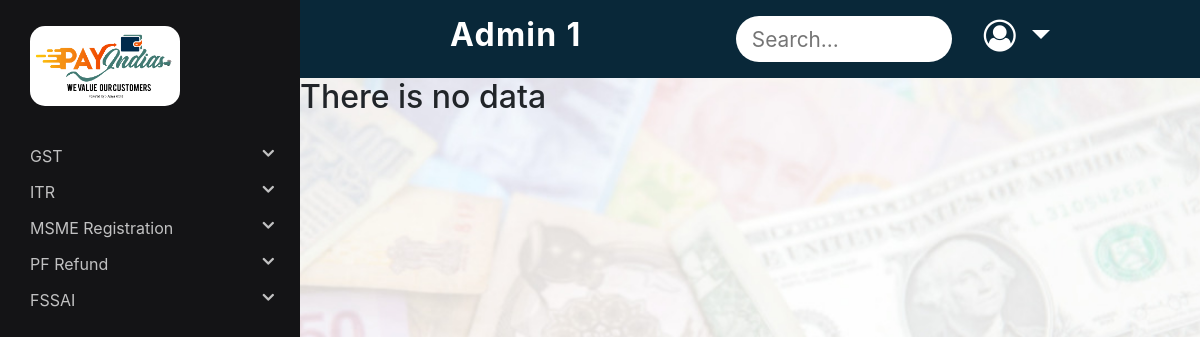
/Admin/fssaiPending.php (signed in), run on an earlier commit of the app's database.
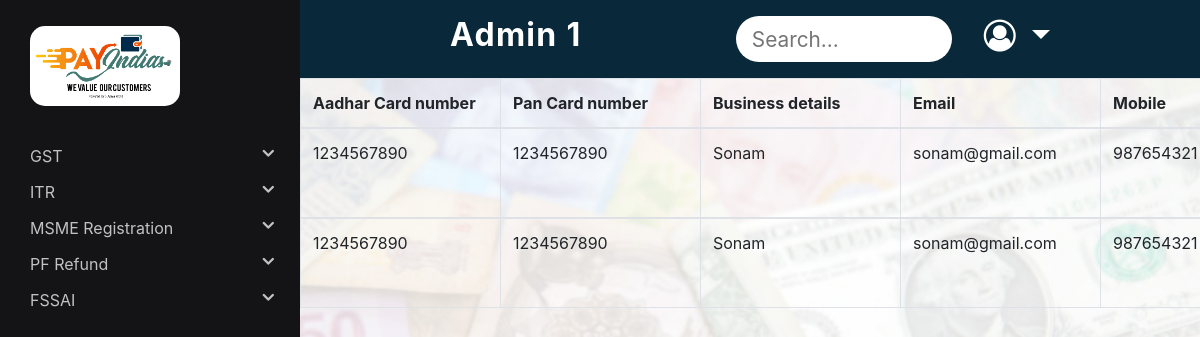
And on a later commit of the database.
### tables this page shows
CREATE TABLE `fssai` (
  `id` int(11) NOT NULL,
  `aadhar_no` int(12) NOT NULL,
  `pan_card_no` int(10) NOT NULL,
  `business_detail` varchar(255) NOT NULL,
  `email` varchar(100) NOT NULL,
  `mobile_number` int(12) NOT NULL,
  `photo_name` varchar(50) NOT NULL,
  `noc` varchar(50) NOT NULL,
  `address_proof` varchar(50) NOT NULL,
  `other_document` varchar(50) NOT NULL,
  `comments` varchar(255) NOT NULL,
  `status` varchar(20) NOT NULL DEFAULT 'false'
);

### Admin/fssaiPending.php (the view, shortened to what this page needs)
<?php
$conn = mysqli_connect('localhost', 'root', '', 'payindia');
$sql = "SELECT * FROM fssai where status='false'";
$result = mysqli_query($conn, $sql);
$ans = mysqli_fetch_all($result, MYSQLI_ASSOC);
?>
<!DOCTYPE html>
<html lang="en">
<head>
	<link rel="stylesheet" href="https://cdnjs.cloudflare.com/ajax/libs/font-awesome/4.7.0/css/font-awesome.min.css">
	<link rel="stylesheet" href="https://maxcdn.bootstrapcdn.com/bootstrap/4.5.2/css/bootstrap.min.css">
	<link rel="stylesheet" type="text/css" href="../Distributor/style.css">
</head>
<body>
	<?php include("sidenav.php"); ?>
	<?php include("navbar.php"); ?>
	<div class="col-12 padding-sidenav pr-md-0 main-index">
		<div class="table-responsive">
			<?php if (sizeof($ans) > 0) { ?>
				<table class="table table-bordered" id="datatable">
					<thead>
						<tr>
							<th scope="col">Aadhar Card number</th>
							<th scope="col">Pan Card number</th>
							<th scope="col">Business details</th>
							<th scope="col">Email</th>
							<th scope="col">Mobile</th>
						</tr>
					</thead>
					<?php
					for ($x = 0; $x < sizeof($ans); $x++) {
					?>
						<tbody>
							<tr>
								<td>
									<p><?php echo $ans[$x]['aadhar_no']; ?></p>
								</td>
								<td>
									<p><?php echo $ans[$x]['pan_card_no']; ?></p>
								</td>
								<td>
									<p><?php echo $ans[$x]['business_detail']; ?></p>
								</td>
								<td>
									<p><?php echo $ans[$x]['email']; ?></p>
								</td>
								<td>
									<p><?php echo $ans[$x]['mobile_number']; ?></p>
								</td>
							</tr>
					<?php
					}
				} else {
					echo "<h2>There is no data</h2>";
				}
					?>
						</tbody>
				</table>
		</div>
	</div>
</body>
</html>

### Admin/sidenav.php (shortened to what this page needs)
<div class="container-fluid mb-5">
    <div class="row">
        <div class="col-md-3 d-none d-md-flex sidenav-index">
            <div class="sidenav">
                <a href="admin1.php" class="nav-brand"> <img class="navimg" src="../shared/images/1.png"></a>
                <div class="accordian">
                    <a href="#gst" class="sidenav-link" data-toggle="collapse">GST<i class="fa fa-angle-down float-right pr-3"></i></a>
                </div>
                <div class="accordian">
                    <a href="#itr" class="sidenav-link" data-toggle="collapse">ITR<i class="fa fa-angle-down float-right pr-3"></i></a>
                </div>
                <div class="accordian">
                    <a href="#msme" class="sidenav-link" data-toggle="collapse">MSME Registration<i class="fa fa-angle-down float-right pr-3"></i></a>
                </div>
                <div class="accordian">
                    <a href="#pf-refund" class="sidenav-link" data-toggle="collapse">PF Refund<i class="fa fa-angle-down float-right pr-3"></i></a>
                </div>
                <div class="accordian">
                    <a href="#fssai" class="sidenav-link" data-toggle="collapse">FSSAI<i class="fa fa-angle-down float-right pr-3"></i></a>
                </div>
            </div>
        </div>

### Admin/navbar.php (shortened to what this page needs)
<div class="col-12 padding-sidenav px-0 pr-md-0">
	<div class="topnav">
		<h2 class="formheader">Admin 1</h2>
		<input type="search" name="search" class="search" placeholder="Search...">
		<div class="user">
			<div class="btn-group">
				<button type="button" class="fa fa-user-circle-o dropdown-toggle" data-toggle="dropdown" aria-haspopup="true" aria-expanded="false">
				</button>
			</div>
		</div>
	</div>
</div>

### Distributor/style.css (style rules this page uses)
body { height: 100vh; width: 100vw; background: url('../images/commonBG.jpeg') no-repeat; background-position: center center; background-attachment: fixed; background-size: cover; }
.bg-brand, .topnav { background-color: #092839; background-color: #092839; }
@media (min-width: 768px) { .bg-brand, .topnav { background-color: #141416; } }
.nav-brand { position: relative; display: block; margin-left: auto; margin-right: auto; width: fit-content; }
.navimg { position: relative; display: block; width:100px; margin-left: auto; margin-right: auto; border-radius: 15px; }
@media (min-width: 768px) { .navimg { width: 150px; margin-top: 20px; margin-bottom: 20px; margin-left: 0; } }
.formheader { font-weight: bold; letter-spacing: 0.08rem; text-decoration: underline; color: black; }
.topnav .formheader { text-decoration: none; color: white; }
body { background-color: #ededed; }
.sidenav { height: 100%; width: 300px; position: fixed; z-index: 0; top: 0px; left: 0; background-color: #141416; overflow-x: hidden; }
.sidenav .nav-brand { display: inline-block; }
.sidenav-index { z-index: 100; }
.main-index { padding-bottom: 3rem; z-index: 50; }
@media (min-width: 768px) { .padding-sidenav { padding-left: 300px !important; } }
.sidenav .sidenav-link { padding: 6px 10px 6px 30px; text-decoration: none; font-size: 1rem; color: #ededed !important; display: block; opacity: 0.8; }
.sidenav .nav-brand { padding: 6px 8px 6px 30px; }
.topnav .formheader, .topnav .user { display: none; }
.topnav { padding: 0.5rem 1rem 0.7rem; }
.topnav .search { display: block; width: 100%; border-radius: 2rem; border: none; font-size: 1.3rem; padding: 0.2rem 1rem; outline: none; }
@media (min-width: 768px) { .topnav { position: relative; display: flex; flex-direction: row; padding: 1rem 150px; background-color: #092839; background-color: #092839; background-color: #092839; } }
@media (min-width: 768px) { .topnav .formheader, .topnav .user { display: block; } }
@media (min-width: 768px) { .user { font-size: 1.5rem; } }
@media (min-width: 768px) { .fa-user-circle-o { font-size: 2rem; padding: 0.25rem 0; background-color: transparent; border: none; color: white; } }
@media (min-width: 768px) { .topnav .search { display: block; width:36%; border-radius: 2rem; border: none; font-size: 1.3rem; padding: 0 1rem; outline: none; margin-left: auto; margin-right: 2rem; } }
a { color: #72787e !important; text-decoration: none; background-color: transparent; }
.sidenav .accordian .sidenav-link .fa { font-weight: bold; font-size: 1.2rem; }
tr, th { min-width: 200px; }

What changed in the data, as far as the page shows it:
added fssai: aadhar_no "1234567890", pan_card_no "1234567890", business_detail "Sonam", email "sonam@gmail.com", mobile_number "987654321"
added fssai: aadhar_no "1234567890", pan_card_no "1234567890", business_detail "Sonam", email "sonam@gmail.com", mobile_number "987654321"
Also different on the page:
text no longer shown: "There is no data"
text now shown: "Aadhar Card number Pan Card number Business details Email Mobile"
